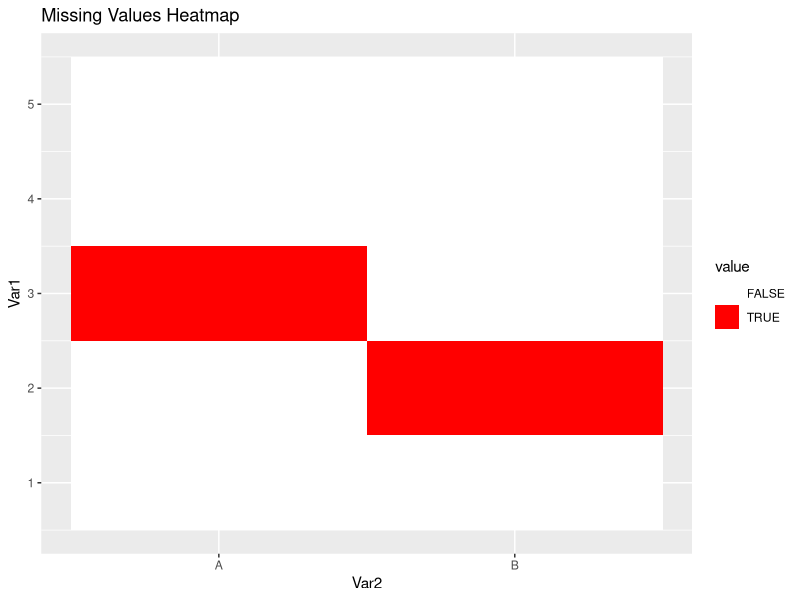
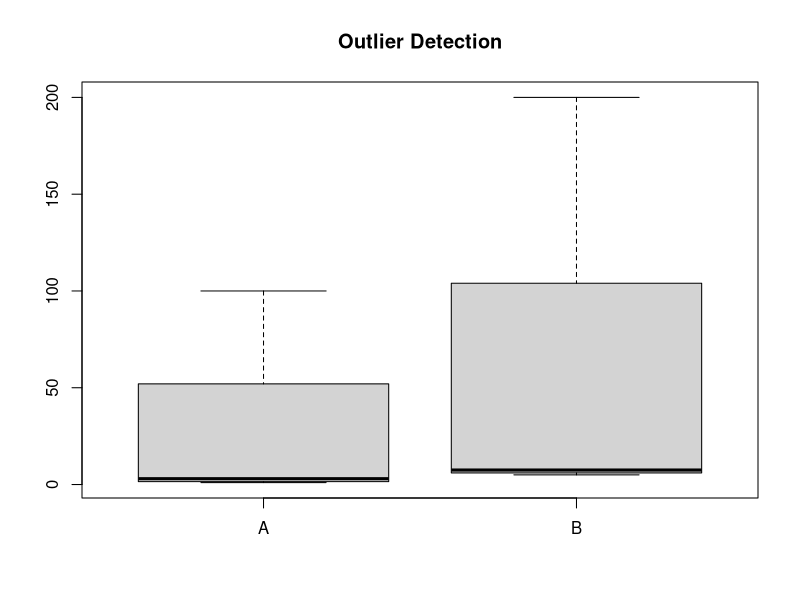

Generate these figures, in order, with R:
library(ggplot2)
library(reshape2)

# Sample dataset
data <- data.frame(
  A = c(1, 2, NA, 4, 100),
  B = c(5, NA, 7, 8, 200)
)

# Heatmap for missing values
missing <- is.na(data)
melted <- melt(missing)

ggplot(melted, aes(x=Var2, y=Var1, fill=value)) +
  geom_tile() +
  scale_fill_manual(values=c("white","red")) +
  ggtitle("Missing Values Heatmap")

# Boxplot for outliers
boxplot(data, main="Outlier Detection")
